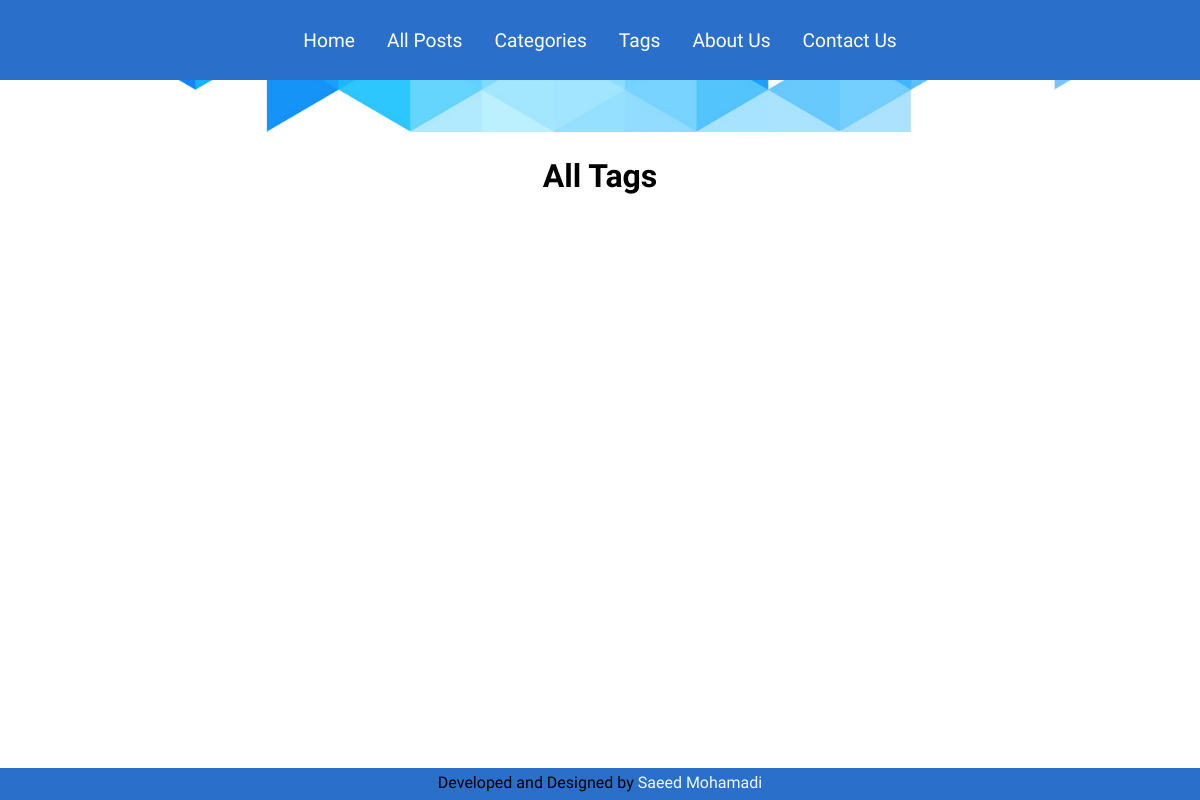
Page /tags on the earlier database version.
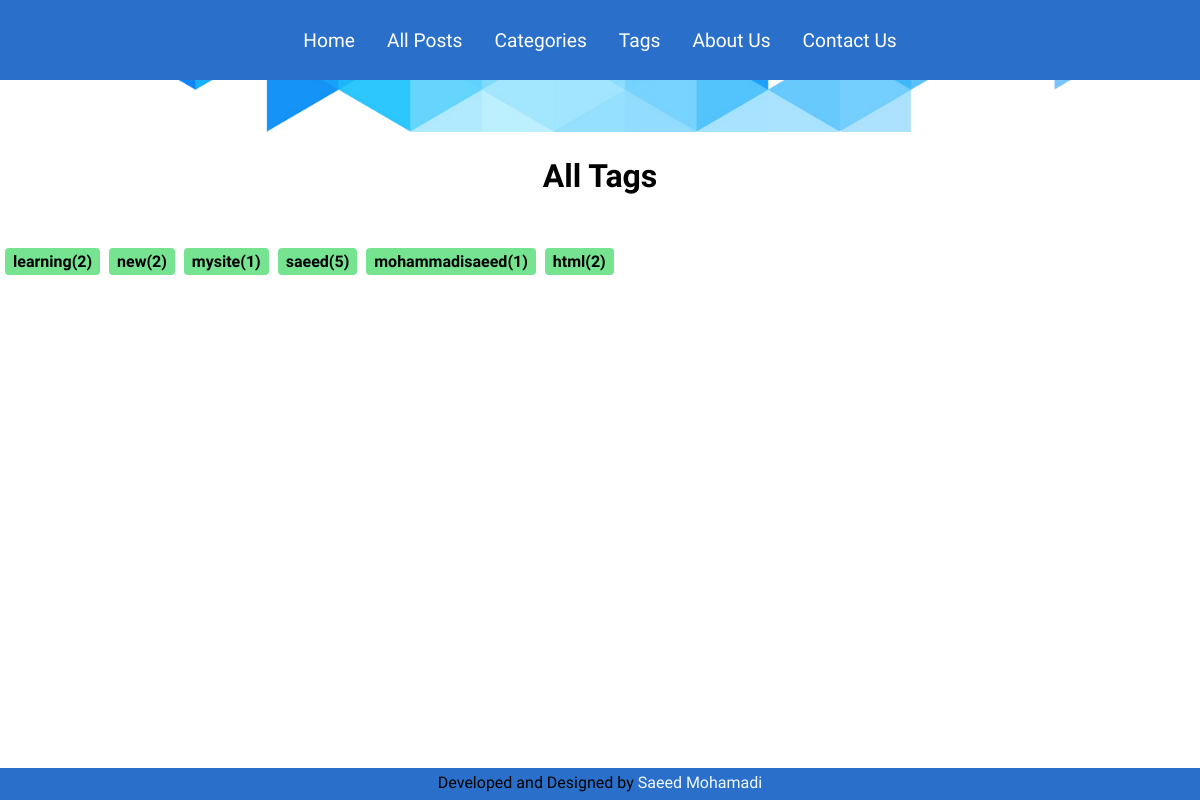
Same page on the later database version.
### blog/models.py (models this page shows, shortened)
class Tag(models.Model):
    title = models.CharField(max_length=40)
    order = models.PositiveIntegerField(default=1)
    slug = models.SlugField(null=False, unique=True, blank=True)
    def get_tag_count(self):
        tagpost = Tag.objects.get(id=self.id)
        tag_posts_count = tagpost.tags.all().count()
        return tag_posts_count

### blog/views.py (the view)
# urls.py: path('<page>', views.pages, name='pages'),
def pages(request, page):
    basic_options = BlogOptions.objects.all()[0]
    if page == 'about':
        return render(request, 'blog/about.html', {
            'title': 'about us',
            'options': basic_options
        })
    elif page == 'contact':
        return render(request, 'blog/contact.html', {
            'title': 'contact us',
            'options': basic_options
        })
    elif page == 'posts':
        allposts = Post.objects.all()
        return render(request, 'blog/posts.html', {
            'title': 'all posts',
            'posts': allposts
        })
    elif page == 'categories':
        allcats = Category.objects.all()
        return render(request, 'blog/categories.html', {
            'title': 'all categories',
            'categories': allcats
        })
    elif page == 'tags':
        alltags = Tag.objects.all()
        return render(request, 'blog/tags.html', {
            'title': 'all Tags',
            'tags': alltags,
        })
    else:
        raise Http404()

### blog/templates/blog/tags.html (shortened to what this page needs)
{% extends 'base_page.html' %}
{% load static %}
{% block css %}
    <link rel="stylesheet" href= {% static 'blog/page.css' %}>
    <link rel="stylesheet" href="{% static 'blog/includes/tag_single.css' %}">
{% endblock css %}
{% block tags %}
    <h1>{{ title|title }}</h1>
    <section id='top-cats'>
        <ul>
            {% for tag in tags %}
            {% include 'blog/includes/tag_single.html' %}
            {% endfor %}
        </ul>
    </section>
{% endblock tags %}

### blog/templates/blog/includes/tag_single.html
<li class='li-sec'>
    <article>
        <a href="{% url 'tag_page' tag.slug %}">
            <div>
                <h4>{{ tag.title }}({{ tag.get_tag_count }})</h4>
            </div>
        </a>
    </article>
</li>

Differences in the rows shown:
added Tag: title "learning", get_tag_count "2"
added Tag: title "new", get_tag_count "2"
added Tag: title "mysite", get_tag_count "1"
added Tag: title "saeed", get_tag_count "5"
added Tag: title "mohammadisaeed", get_tag_count "1"
added Tag: title "html", get_tag_count "2"
